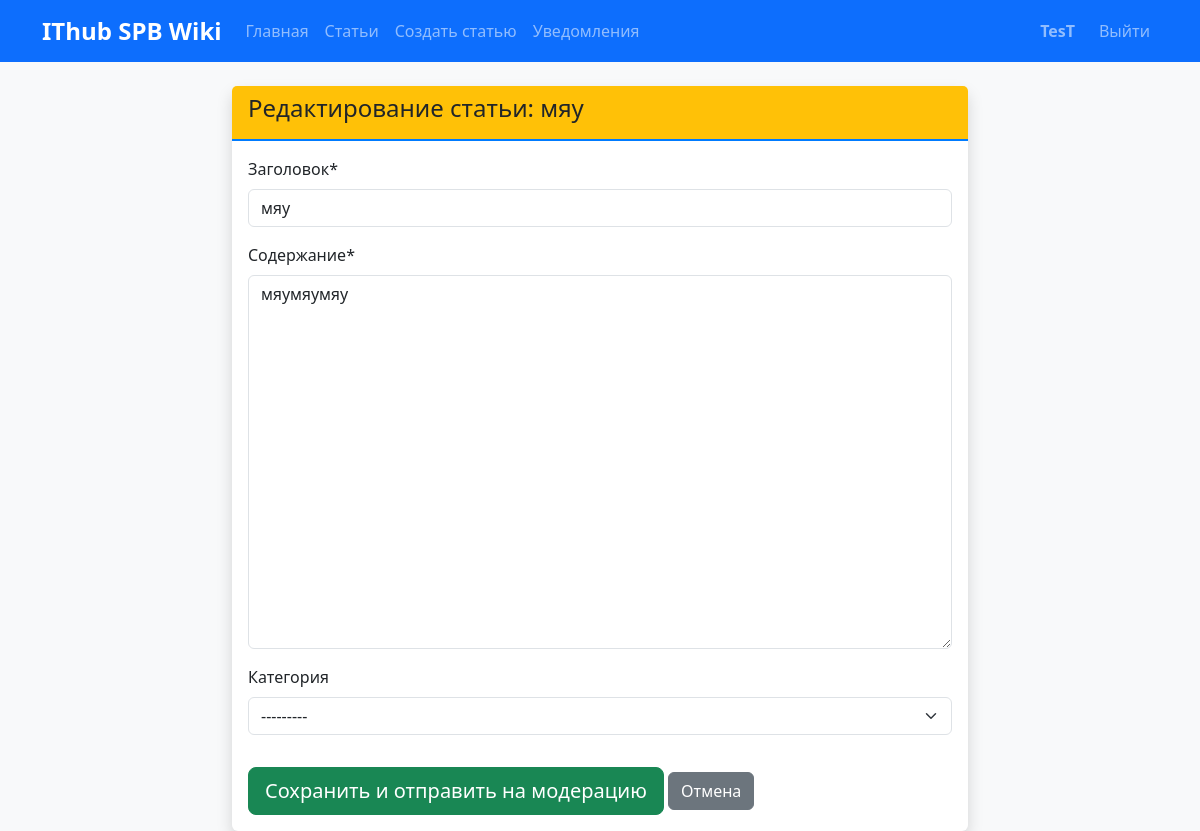
The page /article/6/edit/ (signed in) on the database as committed earlier.
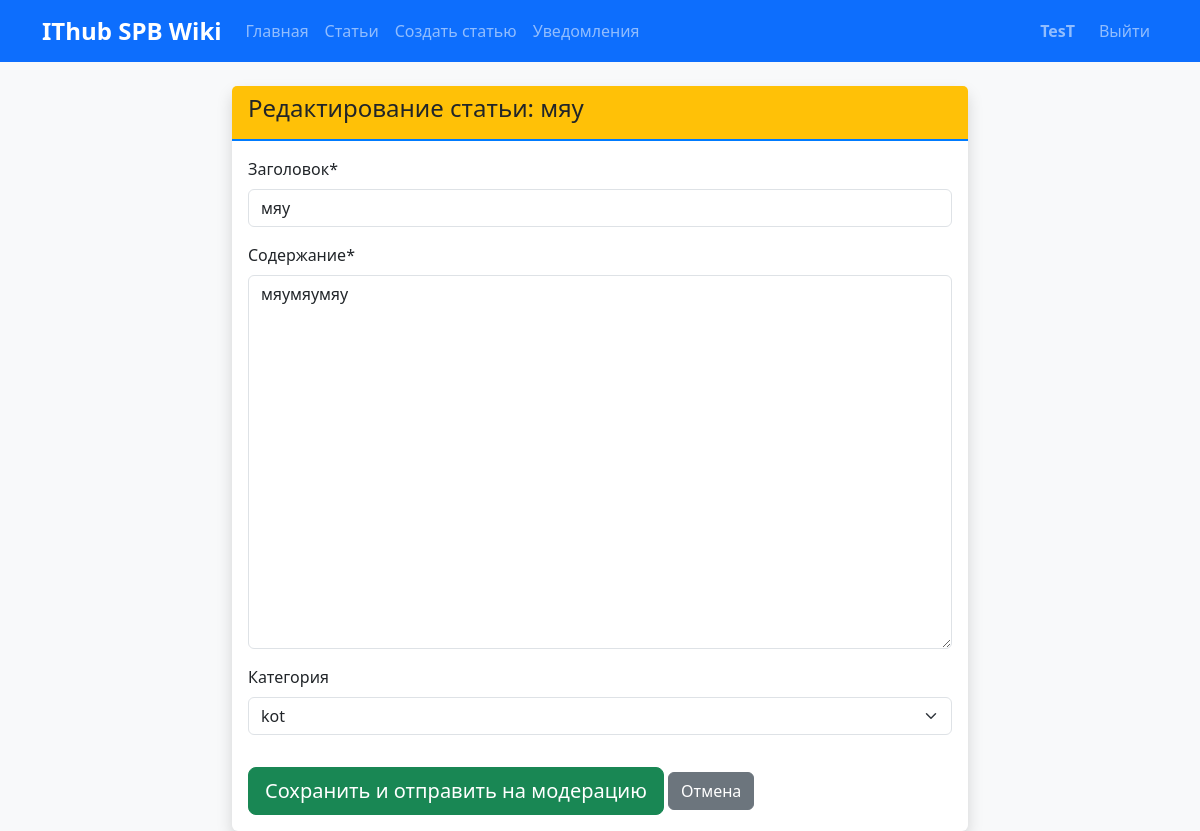
The same page on the database as committed later.
### articles/models.py (models this page shows, shortened)
class Article(models.Model):
    STATUS_CHOICES = [
        ("draft", "Черновик"),
        ("pending", "На модерации"),
        ("published", "Опубликовано"),
        ("rejected", "Отклонено"),
    ]
    title = models.CharField("Заголовок", max_length=200)
    content = models.TextField("Содержание")
    category = models.ForeignKey(
        Category,
        on_delete=models.SET_NULL,
        null=True,
        blank=True,
        verbose_name="Категория",
        related_name="articles",
    )
    author = models.ForeignKey(
        User, on_delete=models.CASCADE, verbose_name="Автор", related_name="articles"
    )
    status = models.CharField(
        "Статус", max_length=20, choices=STATUS_CHOICES, default="pending"
    )
    created_at = models.DateTimeField("Создано", auto_now_add=True)
    updated_at = models.DateTimeField("Обновлено", auto_now=True)
    published_at = models.DateTimeField("Опубликовано", null=True, blank=True)
    moderation_comment = models.TextField("Комментарий модератора", blank=True)
    moderator = models.ForeignKey(
        User,
        on_delete=models.SET_NULL,
        null=True,
        blank=True,
        verbose_name="Модератор",
        related_name="moderated_articles",
    )
    views_count = models.PositiveIntegerField("Просмотры", default=0)
    class Meta:
        verbose_name = "Статья"
        verbose_name_plural = "Статьи"
        ordering = ["-created_at"]

### articles/views.py (the view)
# urls.py: path("article/<int:pk>/edit/", views.edit_article, name="edit_article"),
@login_required
def edit_article(request, pk):
    article = get_object_or_404(Article, pk=pk)
    if request.method == "POST":
        form = ArticleForm(request.POST, instance=article)
        if form.is_valid():
            article = form.save(commit=False)
            article.status = "pending"
            article.moderator = None
            article.moderation_comment = ""
            article.save()
            messages.success(
                request,
                "Статья успешно отредактирована и отправлена на повторную модерацию.",
            )
            return redirect("articles:home.html", pk=article.pk)
    else:
        form = ArticleForm(instance=article)
    return render(
        request, "articles/editarticle.html", {"form": form, "article": article}
    )

### articles/forms.py
class ArticleForm(forms.ModelForm):
    class Meta:
        model = Article
        fields = ["title", "content", "category"]
        widgets = {
            "title": forms.TextInput(attrs={"class": "form-control"}),
            "content": forms.Textarea(attrs={"class": "form-control", "rows": 15}),
            "category": forms.Select(attrs={"class": "form-control"}),
        }

### articles/models.py (called while the page is built)
    def __str__(self):
        return self.name

### articles/templates/articles/editarticle.html (shortened to what this page needs)
{% extends 'articles/base.html' %}
{% load crispy_forms_tags %}
{% block content %}
<div class="row justify-content-center">
    <div class="col-lg-8">
        <div class="card shadow">
            <div class="card-header bg-warning">
                <h4>Редактирование статьи: {{ article.title }}</h4>
            </div>
            <div class="card-body">
                <form method="post">
                    {{ form|crispy }}
                    <button type="submit" class="btn btn-success btn-lg mt-3">
                        Сохранить и отправить на модерацию
                    </button>
                    <a href="{% url 'articles:article_detail' article.pk %}" class="btn btn-secondary mt-3">
                        Отмена
                    </a>
                </form>
            </div>
        </div>
    </div>
</div>
{% endblock %}

Rows that differ between the two databases and show on the page:
changed Article "мяу": category "---------" → "kot"
